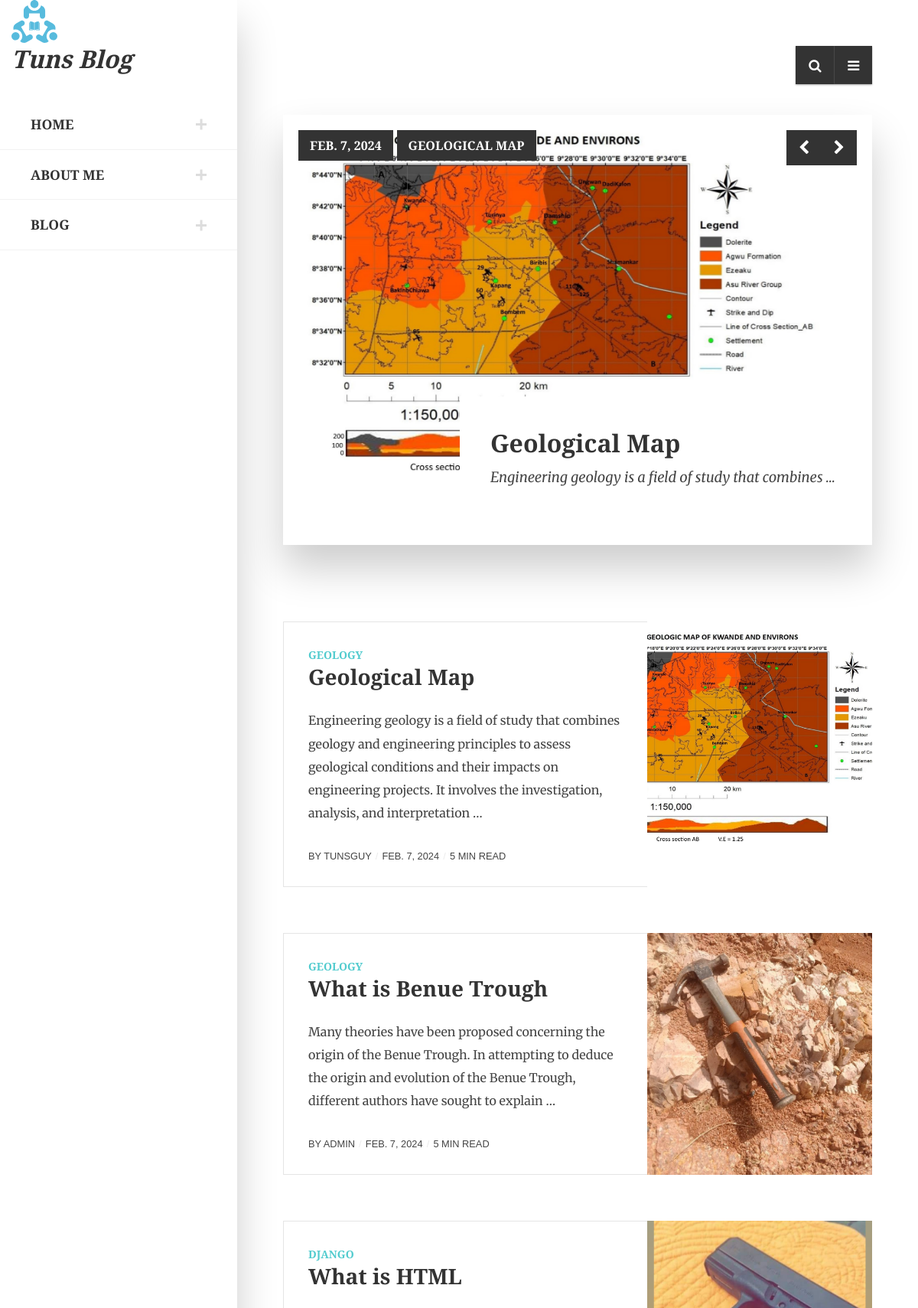
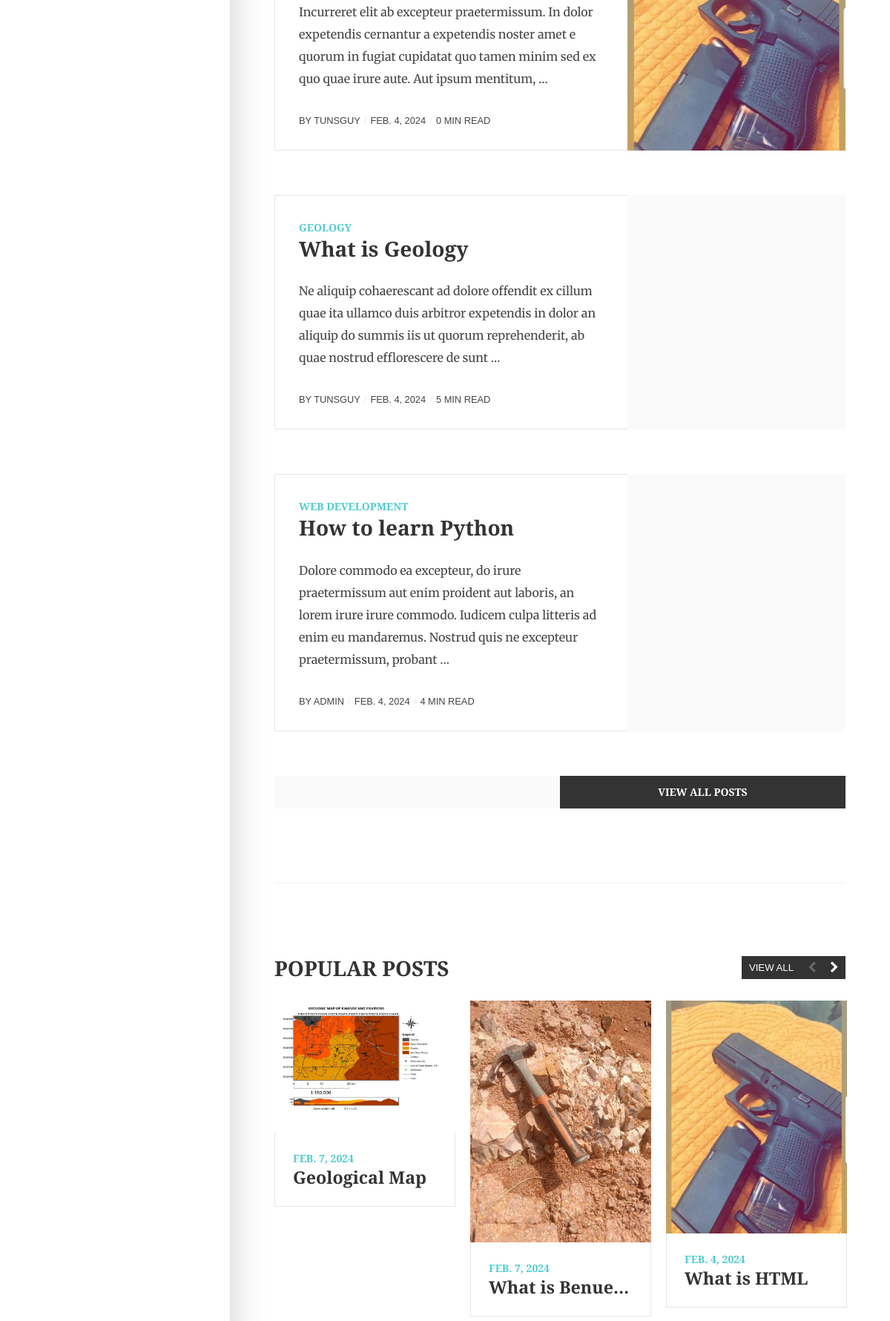
The page / (upper part) on the database its author committed (2 pictures, top to bottom).
### base/models.py (models this page shows, shortened)
class Post(models.Model):
    id = models.UUIDField(default=uuid.uuid4, primary_key=True)
    host = models.ForeignKey(User, on_delete= models.SET_NULL, null=True)
    topic = models.ForeignKey(Topic, on_delete=models.SET_NULL, null=True)
    name = models.CharField(max_length=200)
    images = models.ImageField(upload_to="post_images", blank=True, null=True)
    description = models.TextField(null=True,blank=True)
    read = models.IntegerField(default=0)
    created = models.DateTimeField(auto_now_add=True)
    @property
    def imageurl(self):
        if self.images:
            return self.images.url
        return ""
    class Meta:
        ordering = ["-created"]

class Topic(models.Model):
    name = models.CharField(max_length=300)
    info = models.CharField(max_length= 500, null=True)

class User(AbstractUser):
    name = models.CharField(max_length=200, null=True)
    email = models.EmailField(unique=True,blank=True)
    work = models.CharField(max_length= 400)
    avatar = models.ImageField(upload_to="profile", default="avatar.svg")
    bio = models.TextField()

### base/views.py (the view)
# urls.py: path("",views.index,name="index"),
def index(request):
    s= request.GET.get("s") if request.GET.get("s") != None else ""
    posts = Post.objects.filter(
        Q(topic__name__icontains=s)|
        Q(name__icontains=s)|
        Q(description__icontains=s)
    )[0:5]
    topics = Topic.objects.all()
    context = {"posts":posts,"topics":topics}
    return render(request,"index.html",context)

### templates/index.html (shortened to what this page needs)
{% extends 'main.html' %}
{% block content %}
{% load static %}
<body>
    <div id="eskimo-site-wrapper">
        <main id="eskimo-main-container">
            <div class="container">
                <ul class="eskimo-top-icons">
                    <li id="eskimo-panel-icon">
                        <a href="#eskimo-panel" class="eskimo-panel-open"><i class="fa fa-bars"></i></a>
                    </li>
                    <li id="eskimo-search-icon">
                        <a id="eskimo-open-search" href="#"><i class="fa fa-search"></i></a>
                    </li>
                </ul>
                <div class="clearfix"></div>
                <div class="eskimo-carousel-container eskimo-bg-loader">
                    <div id="eskimo-post-slider" class="eskimo-slider">
                        {% for post in posts%}
                        <div>
                            <a class="eskimo-slider-img" href="{% url 'post' post.id %}"></a>
                            <ul class="eskimo-slider-image-meta eskimo-image-meta-post">
                                <li><a href="{% url 'post' post.id %}"><span class="badge badge-default">{{post.created|date}}</span></a></li>
                                <li><a href="{% url 'category' %}?s={{post.name}}"><span class="badge badge-default">{{post.name}}</span></a></li>
                            </ul>
                            <img height="100" width="100" src="{{post.imageurl}}" alt="{{post.name}}" />
                            <div class="eskimo-slider-desc">
                                <div class="eskimo-slider-desc-inner">
                                    <h2 class="card-title">{{post.name}}</h2>
                                    <p>{{post.description|truncatewords:20}}</p>
                                </div>
                            </div>
                        </div>
                        {% endfor %}
                    </div>
                </div>
                {% for post in posts%}
                <div class="card card-horizontal">
                    <div class="card-body">
                        <div class="card-horizontal-left">
                            <div class="card-category">
                                <a href="{% url 'category' %}?s={{post.topic.name}}">{{post.topic.name}}</a> </div>
                            <h3 class="card-title"><a href="{% url 'post' post.id %}">{{post.name}}</a></h3>
                            <div class="card-excerpt">
                                <p>{{post.description|truncatewords:30}}</p>
                            </div>
                            <div class="card-horizontal-meta">
                                <div class="eskimo-author-meta">
                                    By <a class="author-meta" href="{% url 'author' post.host.id %}">{{post.host.username}}</a>
                                </div>
                                <div class="eskimo-date-meta">
                                    <a href="{% url 'post' post.id %}">{{post.created|date}}</a>
                                </div>
                                <div class="eskimo-reading-meta">{{post.read}} min read</div>
                            </div>
                        </div>
                        <div class="card-horizontal-right" data-img="{{post.imageurl}}">
                            <a class="card-featured-img" href="{% url 'post' post.id %}"></a>
                        </div>
                    </div>
                </div>
                {% endfor %}
                <div class="eskimo-view-more">
                    <a class="btn btn-default" href="{% url 'blog' %}">VIEW ALL POSTS</a>
                </div>
                <hr class="section-divider" />
                <div class="eskimo-widget-title">
                    <h3 class="eskimo-carousel-title"><span>POPULAR POSTS</span></h3>
                </div>
                <div class="eskimo-carousel-container">
                    <div class="eskimo-carousel-view-more">
                        <a href="{% url 'blog' %}">VIEW ALL</a>
                    </div>
                    <div id="eskimo-post-carousel" class="eskimo-carousel">
                        {% for post in posts %}
                        <div>
                            <div class="card-masonry card-small">
                                <div class="card">
                                    <a href="{% url 'post' post.id %}">
                                        <img class="card-vertical-img" src="{{post.imageurl}}" alt="{{post.name}}" />
                                    </a>
                                    <div class="card-border">
                                        <div class="card-body">
                                            <div class="card-category">
                                                <a href="{% url 'post' post.id %}">{{post.created|date}}</a>
                                            </div>
                                            <h5 class="card-title"><a href="{% url 'post' post.id %}">{{post.name}}</a></h5>
                                        </div>
                                    </div>
                                </div>
                            </div>
                        </div>
                        {% endfor %}
                    </div>
                </div>
            </div>
        </main>
    </div>
</body>
{% endblock %}

### rows shown on the page
Post: created "FEB. 7, 2024", name "GEOLOGICAL MAP", imageurl (picture), name "Geological Map", description "Engineering geology is a field of study that combines…", topic.name "GEOLOGY", description "Engineering geology is a field of study that combines geology and engineering principles to assess geological conditions and their impacts on engineering projects. It involves the investigation, analysis, and interpretation …", host.username "TUNSGUY", read "5", shows a picture
Post: topic.name "GEOLOGY", name "What is Benue Trough", description "Many theories have been proposed concerning the origin of the Benue Trough. In attempting to deduce the origin and evolution of the Benue Trough, different authors have sought to explain …", host.username "ADMIN", created "FEB. 7, 2024", read "5", shows a picture, imageurl (picture), name "What is Benue…"
Post: topic.name "DJANGO", name "What is HTML", description "Incurreret elit ab excepteur praetermissum. In dolor expetendis cernantur a expetendis noster amet e quorum in fugiat cupidatat quo tamen minim sed ex quo quae irure aute. Aut ipsum mentitum, …", host.username "TUNSGUY", created "FEB. 4, 2024", read "0", shows a picture, imageurl (picture)
Post: topic.name "GEOLOGY", name "What is Geology", description "Ne aliquip cohaerescant ad dolore offendit ex cillum quae ita ullamco duis arbitror expetendis in dolor an aliquip do summis iis ut quorum reprehenderit, ab quae nostrud efflorescere de sunt …", host.username "TUNSGUY", created "FEB. 4, 2024", read "5"
Post: topic.name "WEB DEVELOPMENT", name "How to learn Python", description "Dolore commodo ea excepteur, do irure praetermissum aut enim proident aut laboris, an lorem irure irure commodo. Iudicem culpa litteris ad enim eu mandaremus. Nostrud quis ne excepteur praetermissum, probant …", host.username "ADMIN", created "FEB. 4, 2024", read "4"
